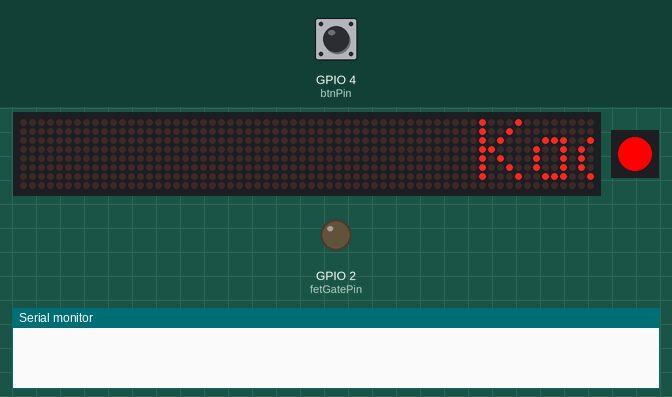
Simulated run of this sketch. Board: ESP32. On the bench: 64×8 LED matrix, 1 RGB LEDs in strip order, left to right, output pins drawn as LEDs (lit = HIGH), the last lines printed to the serial monitor. Inputs (shaded band) come from the test bench; at power-on: GPIO 4 (btnPin) HIGH (analog values on the 0–4095 scale). Nothing arrives over Bluetooth unless stated. At 2.3 s the program puts the board to deep sleep or switches it off; the recording ends there.

Above: at 1.2 s.
At 1.9 s:
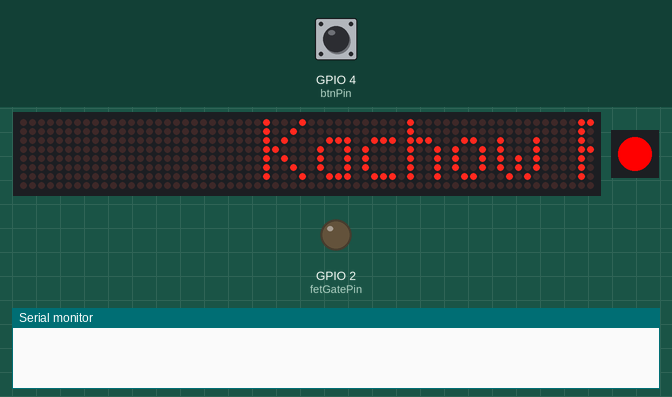
2.0 s: GPIO 4 (btnPin) pulled LOW for 0.15 s
At 2.05 s:
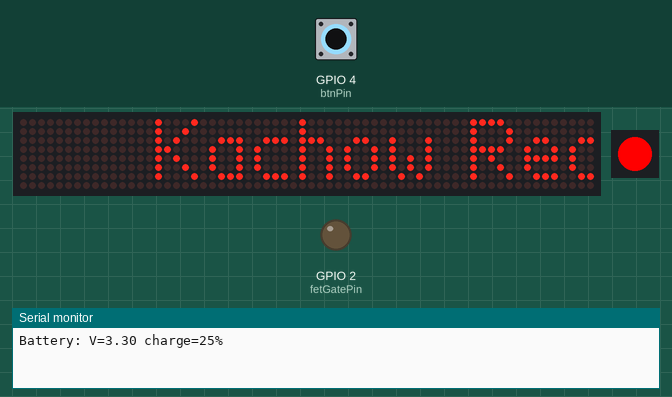
Timing chart, 0 to 2.3 s (numbered marks = the images above; inputs shaded):
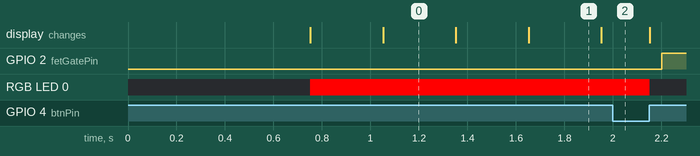

The sketch:

final.ino
```cpp
#include "MD_Parola.h"
#include "MD_MAX72XX.h"
#include "SPI.h"

#include <BLEDevice.h>
#include <BLEUtils.h>
#include <BLEServer.h>
#include <BLE2902.h>

#include <ArduinoJson.h>
#include <driver/rtc_io.h>
#include <Adafruit_NeoPixel.h>

#define HARDWARE_TYPE MD_MAX72XX::FC16_HW
#define MAX_DEVICES 8

#define SERVICE_UUID                "6da6814e-13a5-4144-96a0-6db8d3b343c9"
#define CHARACTERISTIC_UUID         "82b3bdc2-ccf2-4063-b820-9a66322f8234"
#define BATTERY_CHARACTERISTIC_UUID "b2c3d4e5-1234-5678-9abc-def012345678"

// MAX7219 display pins
const int dataPin = 5;
const int csPin = 18;
const int clkPin = 23;

// Button pin
const int btnPin = 4;

// NeoPixel and MOSFET pins
const int neoPixelPin = 12;  // NeoPixel data pin
const int fetGatePin = 2;    // MOSFET gate control for displays

// Battery pin
const int batteryPin = 36; // ADC1_CH0 (VP) - analog input only

#define NUM_LEDS 1
Adafruit_NeoPixel statusLED(NUM_LEDS, neoPixelPin, NEO_GRB + NEO_KHZ800);

String currentMessage = "Kachow Ready!";
uint16_t numScrolls = 1;
uint16_t completedScrolls = 0;
uint16_t currentPause = 0;
uint16_t currentSpeed = 25;
uint8_t currentBrightness = 8;
bool scrolling = false;
bool incomingMessage = false;

void setNeoPixelColor(uint8_t r, uint8_t g, uint8_t b) {
  statusLED.setPixelColor(0, statusLED.Color(r, g, b));
  statusLED.show();
}

void turnOffNeoPixel() {
  statusLED.clear();
  statusLED.show();
}

// Set LED color based on battery percent: >=80 green, 20-80 yellow, <20 red
void setBatteryColor(float pct) {
  if (pct >= 80.0f)      setNeoPixelColor(0, 255, 0);   // Green
  else if (pct >= 20.0f) setNeoPixelColor(255, 150, 0); // Yellow
  else                   setNeoPixelColor(255, 0, 0);   // Red
}

// Battery monitoring state
const unsigned long batteryInterval = 2000; // ms between reads
unsigned long batteryLastRead = 0;
BLECharacteristic *pBatteryCharacteristic = nullptr;
int lastReportedPct = -1;
bool deviceConnected = false;

// LiPo voltage range (single cell): ~3.0V empty to ~4.2V full.
// User's "3.3V" LiPo: assuming direct connection within ESP32 ADC range (0-3.3V).
const float batteryMinV = 3.0f;
const float batteryMaxV = 4.2f;
const float batteryDividerRatio = 2.0f; // 1:1 divider -> ADC sees Vbat/2

void readBattery() {
  unsigned long now = millis();
  if (now - batteryLastRead < batteryInterval) return;
  batteryLastRead = now;

  // analogReadMilliVolts uses ESP32's factory ADC calibration
  uint32_t mv = analogReadMilliVolts(batteryPin);
  float voltage = (mv / 1000.0f) * batteryDividerRatio;

  // Approximate charge percentage (clamped 0-100)
  float pct = (voltage - batteryMinV) / (batteryMaxV - batteryMinV) * 100.0f;
  if (pct < 0) pct = 0;
  if (pct > 100) pct = 100;

  Serial.print("Battery: V=");
  Serial.print(voltage, 2);
  Serial.print(" charge=");
  Serial.print(pct, 0);
  Serial.println("%");

  setBatteryColor(pct);

  // Publish over BLE
  if (pBatteryCharacteristic != nullptr) {
    char buf[48];
    int intPct = (int)(pct + 0.5f);
    snprintf(buf, sizeof(buf), "{\"v\":%.2f,\"p\":%d}", voltage, intPct);
    pBatteryCharacteristic->setValue((uint8_t*)buf, strlen(buf));
    if (deviceConnected && intPct != lastReportedPct) {
      pBatteryCharacteristic->notify();
      lastReportedPct = intPct;
    }
  }
}

// Bluetooth variables
uint16_t connectionId = 0;
bool oldDeviceConnected = false;
BLEServer *pServer;

// Callback for bluetooth message to display
class DisplayCallbacks : public BLECharacteristicCallbacks {
  void onWrite(BLECharacteristic *pCharacteristic) override {
    String payload = pCharacteristic->getValue();

    if (payload.length() == 0) return;

    Serial.print("Received BLE payload: ");
    Serial.println(payload);

    StaticJsonDocument<256> doc;
    DeserializationError error = deserializeJson(doc, payload);

    if (error) {
      Serial.print("JSON parse failed: ");
      Serial.println(error.c_str());
      return;
    }

    // Required field: text
    if (!doc["text"].is<const char*>()) {
      Serial.println("Missing required field: text");
      return;
    }

    currentMessage = String(doc["text"].as<const char*>());

    // Handle other fields
    numScrolls = max(1, doc["repeat"] | 1);
    currentPause = max(0, doc["pause"] | 0);
    currentSpeed = max(1, doc["speed"] | 25);
    currentBrightness = constrain(doc["brightness"] | 8, 0, 15);

    completedScrolls = 0;
    incomingMessage = true;

    Serial.print("Received BLE message: ");
    Serial.println(currentMessage);
  }
};

void resetWithMessage(String message) {
  currentMessage = message;
  numScrolls = 1;
  completedScrolls = 0;
  currentPause = 0;
  currentSpeed = 25;
  scrolling = false;
  incomingMessage = true;
}

class DisplayServerCallbacks : public BLEServerCallbacks {
  void onConnect(BLEServer* pServer, esp_ble_gatts_cb_param_t* param) override {
    deviceConnected = true;
    connectionId = param->connect.conn_id;
    resetWithMessage("Connected");
    Serial.println("Device connected");
  }

  void onDisconnect(BLEServer* pServer) override {
    deviceConnected = false;
    resetWithMessage("Disconnected");
    Serial.println("Device disconnected");
  }
};

class Button {
  int pin;
  bool isPressed;
  unsigned long lastPressed;

  public:
    Button(int buttonPin) {
      pin = buttonPin;
      isPressed = false;
    }

    void begin() {
      pinMode(pin, INPUT_PULLUP);
    }

    bool isShortPress() {
      bool currentState = (digitalRead(pin) == LOW);

      if (currentState && !isPressed) {
        isPressed = true;
        lastPressed = millis();
        return false;
      }

      if (!currentState && isPressed) {
        unsigned long pressDuration = millis() - lastPressed;
        isPressed = false;

        if (pressDuration < 1000) {
          return true;
        }
      }

      return false;
    }

    bool isReset() {
      if (digitalRead(pin) == LOW) {
        unsigned long curTime = millis();
        if (isPressed) {
          if (curTime - lastPressed >= 5000) {
            isPressed = false;
            return true;
          }
        } else {
          isPressed = true;
          lastPressed = curTime;
        }
      } else {
        isPressed = false;
      }
      return false;
    }
};

class LedMatrix {
  MD_Parola display;
  char messageBuffer[300]; // Message buffer to persist message while scrolling

  public:
    LedMatrix(uint8_t dataPin, uint8_t clkPin, uint8_t csPin)
      : display(HARDWARE_TYPE, dataPin, clkPin, csPin, MAX_DEVICES) {}

    void begin() {
      display.begin();
      display.setIntensity(8);
      display.displayClear();
      display.setTextAlignment(PA_RIGHT);
    }

    // Set brightness (0-15)
    void setBrightness(uint8_t brightness) {
      display.setIntensity(brightness);
    }

    // Scrolls 'message' at 'speed' with 'pause' in between
    void startScroll(const String& message, uint16_t speed, uint16_t pause) {
      message.toCharArray(messageBuffer, sizeof(messageBuffer));
      display.displayClear();
      display.displayText(messageBuffer, PA_LEFT, speed, pause, PA_SCROLL_LEFT, PA_SCROLL_LEFT);
    }

    // Returns true if the display is animating
    bool animate() {
      return display.displayAnimate();
    }

    // Resets display
    void reset() {
      display.displayReset();
    }

    // Clears display
    void clear() {
      display.displayClear();
    }
};

Button universalBtn(btnPin);
LedMatrix ledDisplay(dataPin, clkPin, csPin);

void enterDeepSleep() {
  Serial.println("Entering deep sleep...");

  ledDisplay.clear();

  // Turn off NeoPixel
  turnOffNeoPixel();

  // Prevent phantom powering through data line
  pinMode(neoPixelPin, INPUT);

  if (deviceConnected) {
    pServer->disconnect(connectionId);
    delay(100);
  }

  // Wait for button to be released before sleeping
  while (digitalRead(btnPin) == LOW) {
    delay(10);
  }
  delay(50); // Extra debounce

  // Turn OFF MOSFET to cut power to displays
  digitalWrite(fetGatePin, HIGH);

  delay(100);

  // Ensure pull-up is enabled and held during sleep
  rtc_gpio_pullup_en((gpio_num_t)btnPin);
  rtc_gpio_pulldown_dis((gpio_num_t)btnPin);

  // Use EXT1 wake source (supports more pins, wake on LOW)
  esp_sleep_enable_ext1_wakeup(1ULL << btnPin, ESP_EXT1_WAKEUP_ALL_LOW);

  esp_deep_sleep_start();
}

void setup() {
  Serial.begin(9600);

  // Initialize MOSFET control pin
  pinMode(fetGatePin, OUTPUT);
  digitalWrite(fetGatePin, LOW);  // Turn ON MOSFET (power to displays)

  delay(750);  // let boost converter + capacitor + matrix stabilize


  ledDisplay.begin(); // Start LED

  // Initialize NeoPixel
  statusLED.begin();
  statusLED.clear();
  statusLED.show();
  setNeoPixelColor(255, 0, 0); // start on red

  analogReadResolution(12);
  pinMode(batteryPin, INPUT);

  universalBtn.begin();

  // Begin BLE connection
  BLEDevice::init("Kachow Display");
  pServer = BLEDevice::createServer();
  pServer->setCallbacks(new DisplayServerCallbacks());


  BLEService *pService = pServer->createService(SERVICE_UUID);

  BLECharacteristic *pCharacteristic = pService->createCharacteristic(
                                         CHARACTERISTIC_UUID,
                                         BLECharacteristic::PROPERTY_WRITE
                                       );

  pCharacteristic->setCallbacks(new DisplayCallbacks());
  pCharacteristic->setValue("");

  // Battery characteristic (read + notify)
  pBatteryCharacteristic = pService->createCharacteristic(
                             BATTERY_CHARACTERISTIC_UUID,
                             BLECharacteristic::PROPERTY_READ | BLECharacteristic::PROPERTY_NOTIFY
                           );
  pBatteryCharacteristic->addDescriptor(new BLE2902());
  pBatteryCharacteristic->setValue("{\"v\":0.00,\"p\":0}");

  pService->start();

  BLEAdvertising *pAdvertising = pServer->getAdvertising();
  pAdvertising->addServiceUUID(SERVICE_UUID);
  pAdvertising->setScanResponse(true);
  pAdvertising->start();

  incomingMessage = true;  // Trigger boot message display
}

void loop() {
  // Periodically read battery and update LED color
  readBattery();

  // Check for short press (sleep)
  if (universalBtn.isShortPress()) {
    enterDeepSleep();
  }

  // Check if reset button held (force disconnect)
  if (universalBtn.isReset()) {
    if (deviceConnected) {
      pServer->disconnect(connectionId);
    }
  }

  // Just disconnected
  if (!deviceConnected && oldDeviceConnected) {
    delay(200); // Delay is fine here
    BLEDevice::startAdvertising();
    Serial.println("Restarted advertising");
    oldDeviceConnected = deviceConnected;
  }

  // Just connected
  if (deviceConnected && !oldDeviceConnected) {
    oldDeviceConnected = deviceConnected;
  }

  // Wait for current scroll to finish before displaying new message
  if (incomingMessage && !scrolling) {
    completedScrolls = 0;
    ledDisplay.setBrightness(currentBrightness);
    ledDisplay.startScroll(currentMessage, currentSpeed, currentPause);
    incomingMessage = false;
    scrolling = true;
  }
  else if (scrolling) {
    if (ledDisplay.animate()) {
      completedScrolls++;

      // Reset once we've completed all scrolls
      if (completedScrolls < numScrolls) {
        ledDisplay.reset();
      } else {
        ledDisplay.clear();
        scrolling = false;
      }
    }
  }
}
```
